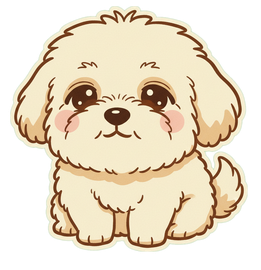
#> input picture examples/maltese_wave/sm/frame_000.png, 261 x 270 px
$ python -i make_apng.py   (imports and definitions only)
#> lines starting #> are read from the running program, lines starting #| are printed output that depends on the picture; after the words box and inside, x2 and y2 are one past the last pixel; in counts of white or black regions, pixels touching at a corner belong together
#> further down, picture is the input picture: PIL image 261x270 RGBA; mean R, G, B, A 139.7, 128.5, 106.5, 157.1
"""Cut sprite sheets into frames, align frames by character center, and combine into APNG."""

import argparse
import json
import math
import os
import sys
from pathlib import Path

# Allow importing image_utils from the same scripts/ directory
sys.path.insert(0, os.path.dirname(__file__))

from image_utils import remove_chroma_key as _shared_remove_chroma_key, find_anchor_points as _find_anchor_points

from PIL import Image, ImageChops, ImageFilter


# [30 lines left out: function _get_bg_color, not called in this run]


def _has_transparency(img: Image.Image) -> bool:
    """Check if image has any meaningful transparency."""
    rgba = img.convert("RGBA")
    alpha = rgba.getchannel("A")
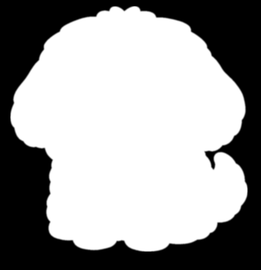
#> alpha: PIL image 261x270 L; min 0, max 255, mean 157.1
    extrema = alpha.getextrema()
#> extrema = (0, 255)
    # If min alpha < 250, image has transparency
    return extrema[0] < 250


def _get_content_bbox(
    img: Image.Image, color_threshold: int = 30
) -> tuple[int, int, int, int] | None:
    """Get bounding box of character content.

    Auto-detects whether to use alpha channel or background color difference:
    - If image has transparency: use alpha (pixels with alpha >= 128)
    - If image is fully opaque: sample background color from corners, then find
      pixels that differ from background by more than color_threshold

    Returns (left, upper, right, lower) or None if no content found.
    """
    rgba = img.convert("RGBA")

    if _has_transparency(rgba):
        alpha = rgba.getchannel("A")
        thresholded = alpha.point(lambda p: 255 if p >= 128 else 0)
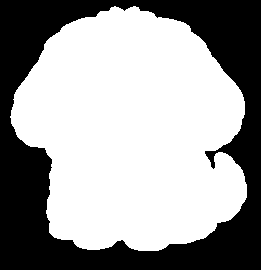
#> thresholded: PIL image 261x270 L; 61.6% white; 1 black region, box (x1, y1, x2, y2) and area: (0, 0, 261, 270) 27056
        return thresholded.getbbox()

    # Solid background — detect by color distance from background
    bg_r, bg_g, bg_b = _get_bg_color(rgba)
    r, g, b = rgba.split()[:3]

    # Per-channel distance from background, combined
    diff_r = r.point(lambda p: abs(p - bg_r))
    diff_g = g.point(lambda p: abs(p - bg_g))
    diff_b = b.point(lambda p: abs(p - bg_b))

    # Max channel difference as the "distance"
    diff = ImageChops.lighter(ImageChops.lighter(diff_r, diff_g), diff_b)
    mask = diff.point(lambda p: 255 if p >= color_threshold else 0)
    return mask.getbbox()


# [420 lines left out: functions _remove_bg, _remove_chroma_key, _get_content_center, _detect_grid, cut_sprite_sheet, align_frames, not called in this run]


_LINE_APNG_MAX_W = 320
_LINE_APNG_MAX_H = 270
_LINE_APNG_MIN_FRAMES = 5
_LINE_APNG_MAX_FRAMES = 20
_LINE_APNG_MAX_DURATION_MS = 4000
_LINE_APNG_MAX_BYTES = 1 * 1024 * 1024


# [402 lines left out: functions _validate_line_animated_sticker, _make_timing_list, _quantize_frames, _check_loop_smoothness, combine_frames, main, not called in this run]


# [2 lines not run here, left out]

>>> from PIL import Image
>>> picture = Image.open('../examples/maltese_wave/sm/frame_000.png')
>>> result = _get_content_bbox(picture)
#> result = (10, 6, 247, 251)

$ run again, on examples/maltese_wave/sm/frame_002.png
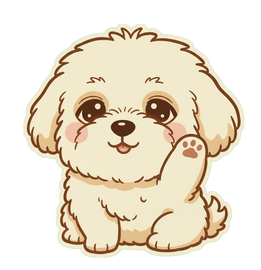
#> input picture examples/maltese_wave/sm/frame_002.png, 261 x 270 px
#> picture is the input picture: PIL image 261x270 RGBA; mean R, G, B, A 120.2, 111.6, 93.1, 136.7
#> in _has_transparency, `alpha = rgba.getchannel("A")`:
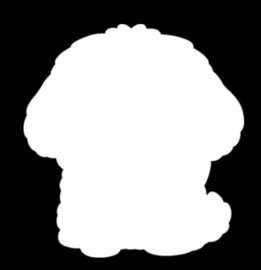
#> alpha: PIL image 261x270 L; min 0, max 255, mean 136.7
#> extrema = (0, 255)
#> in _get_content_bbox, `thresholded = alpha.point(lambda p: 255 if p >= 128 else 0)`:
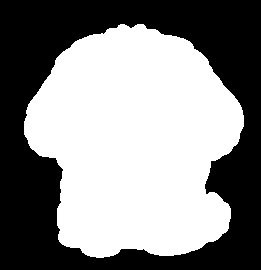
#> thresholded: PIL image 261x270 L; 53.6% white; 1 black region, box (x1, y1, x2, y2) and area: (0, 0, 261, 270) 32705
#> result = (24, 24, 244, 258)

$ run again, on examples/maltese_wave/sm/frame_003.png
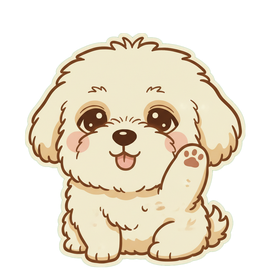
#> input picture examples/maltese_wave/sm/frame_003.png, 261 x 270 px
#> picture is the input picture: PIL image 261x270 RGBA; mean R, G, B, A 119.4, 111.2, 92.6, 136.5
#> in _has_transparency, `alpha = rgba.getchannel("A")`:
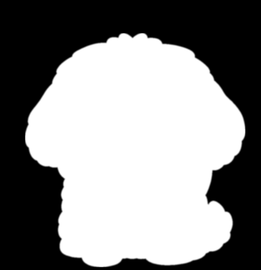
#> alpha: PIL image 261x270 L; min 0, max 255, mean 136.5
#> extrema = (0, 255)
#> in _get_content_bbox, `thresholded = alpha.point(lambda p: 255 if p >= 128 else 0)`:
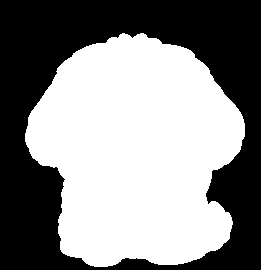
#> thresholded: PIL image 261x270 L; 53.5% white; 1 black region, box (x1, y1, x2, y2) and area: (0, 0, 261, 270) 32754
#> result = (25, 33, 245, 267)
